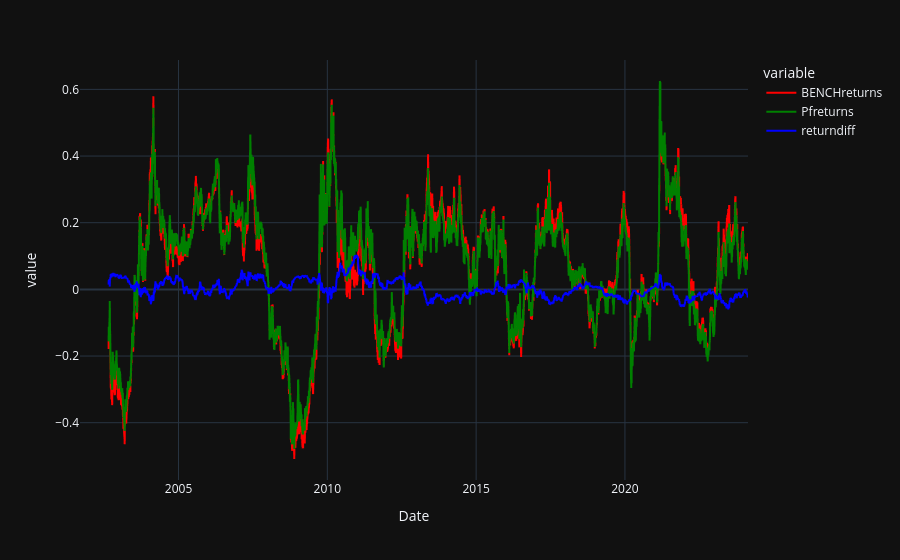

The code cell stored with this chart in its notebook:
### Code cell
returns = final["Money"].pct_change().dropna()
returnsBENCH = final["BENCH"].pct_change().dropna()
window = 252
rolling_1y = (1 + returns).rolling(window).apply(np.prod, raw=True) - 1
rollingBENCH=(1+returnsBENCH).rolling(window).apply(np.prod, raw=True) -1
returndiff=rolling_1y-rollingBENCH
plt.figure()
dfreturnslapping=pd.DataFrame({"Date":final["Date"].iloc[1::],"BENCHreturns":rollingBENCH,"Pfreturns":rolling_1y,"returndiff":returndiff})
fig = px.line(dfreturnslapping,x=dfreturnslapping["Date"], y=["BENCHreturns","Pfreturns","returndiff"], color_discrete_map={"BENCHreturns": "red","Pfreturns": "green","returndiff": "blue"})
fig.show()
print(returndiff.mean())

### Figure 1 — Plotly figure (JSON) as saved in the notebook; plotly's stock layout.template omitted (floating-point values rounded to 4 significant figures; data arrays with more than 128 entries replaced by an {"elided": "..."} marker saying what was removed)
{"data": [{"hovertemplate": "variable=BENCHreturns<br>Date=%{x}<br>value=%{y}<extra></extra>", "legendgroup": "BENCHreturns", "line": {"color": "red", "dash": "solid"}, "marker": {"symbol": "circle"}, "mode": "lines", "name": "BENCHreturns", "showlegend": true, "x": {"elided": "5856 str values"}, "xaxis": "x", "y": {"elided": "5856 float values"}, "yaxis": "y", "type": "scattergl"}, {"hovertemplate": "variable=Pfreturns<br>Date=%{x}<br>value=%{y}<extra></extra>", "legendgroup": "Pfreturns", "line": {"color": "green", "dash": "solid"}, "marker": {"symbol": "circle"}, "mode": "lines", "name": "Pfreturns", "showlegend": true, "x": {"elided": "5856 str values"}, "xaxis": "x", "y": {"elided": "5856 float values"}, "yaxis": "y", "type": "scattergl"}, {"hovertemplate": "variable=returndiff<br>Date=%{x}<br>value=%{y}<extra></extra>", "legendgroup": "returndiff", "line": {"color": "blue", "dash": "solid"}, "marker": {"symbol": "circle"}, "mode": "lines", "name": "returndiff", "showlegend": true, "x": {"elided": "5856 str values"}, "xaxis": "x", "y": {"elided": "5856 float values"}, "yaxis": "y", "type": "scattergl"}], "layout": {"xaxis": {"anchor": "y", "domain": [0.0, 1.0], "title": {"text": "Date"}}, "yaxis": {"anchor": "x", "domain": [0.0, 1.0], "title": {"text": "value"}}, "legend": {"title": {"text": "variable"}, "tracegroupgap": 0}, "margin": {"t": 60}}}
